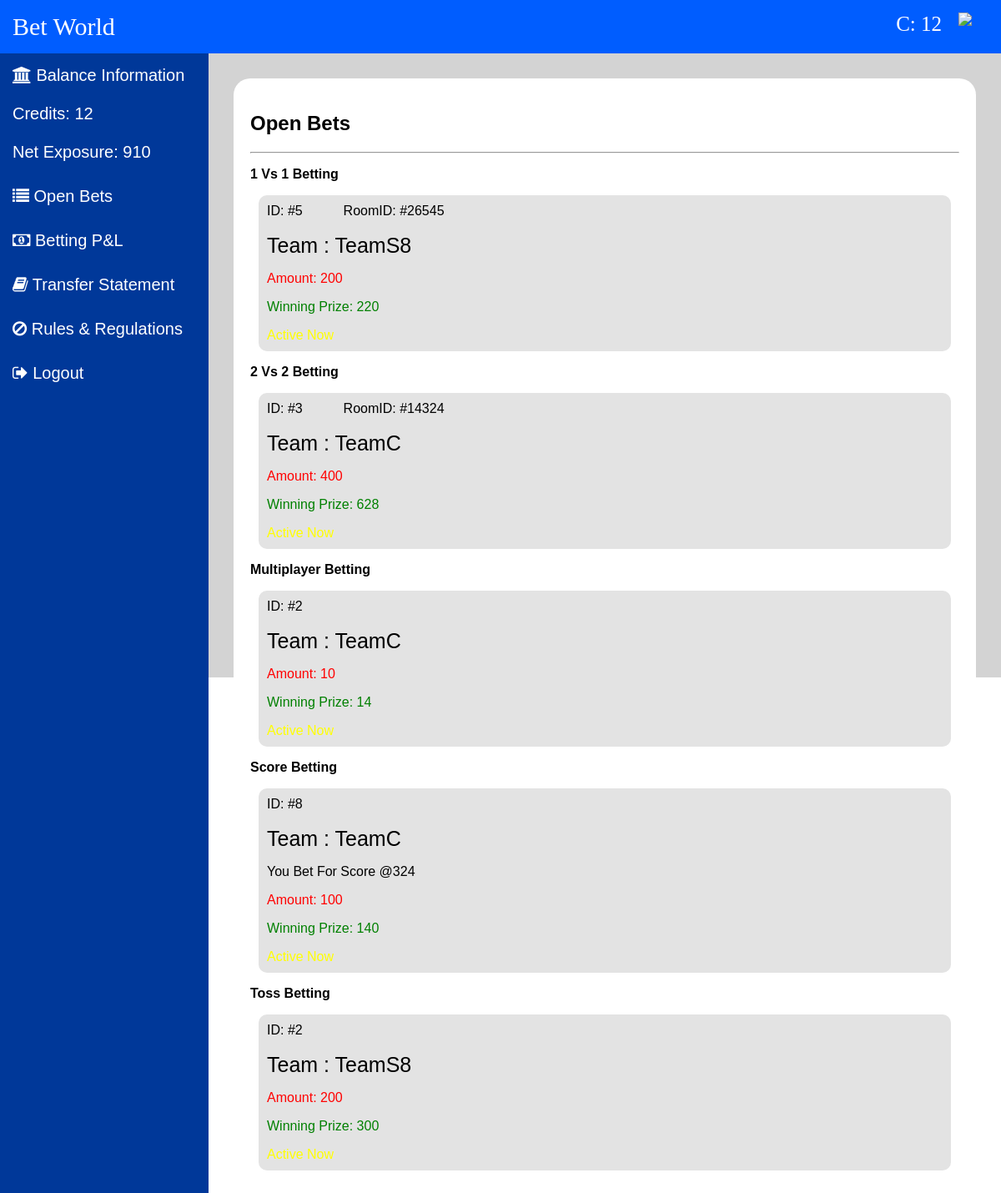
/bettingpnl.php (signed in), run on an earlier commit of the app's database.
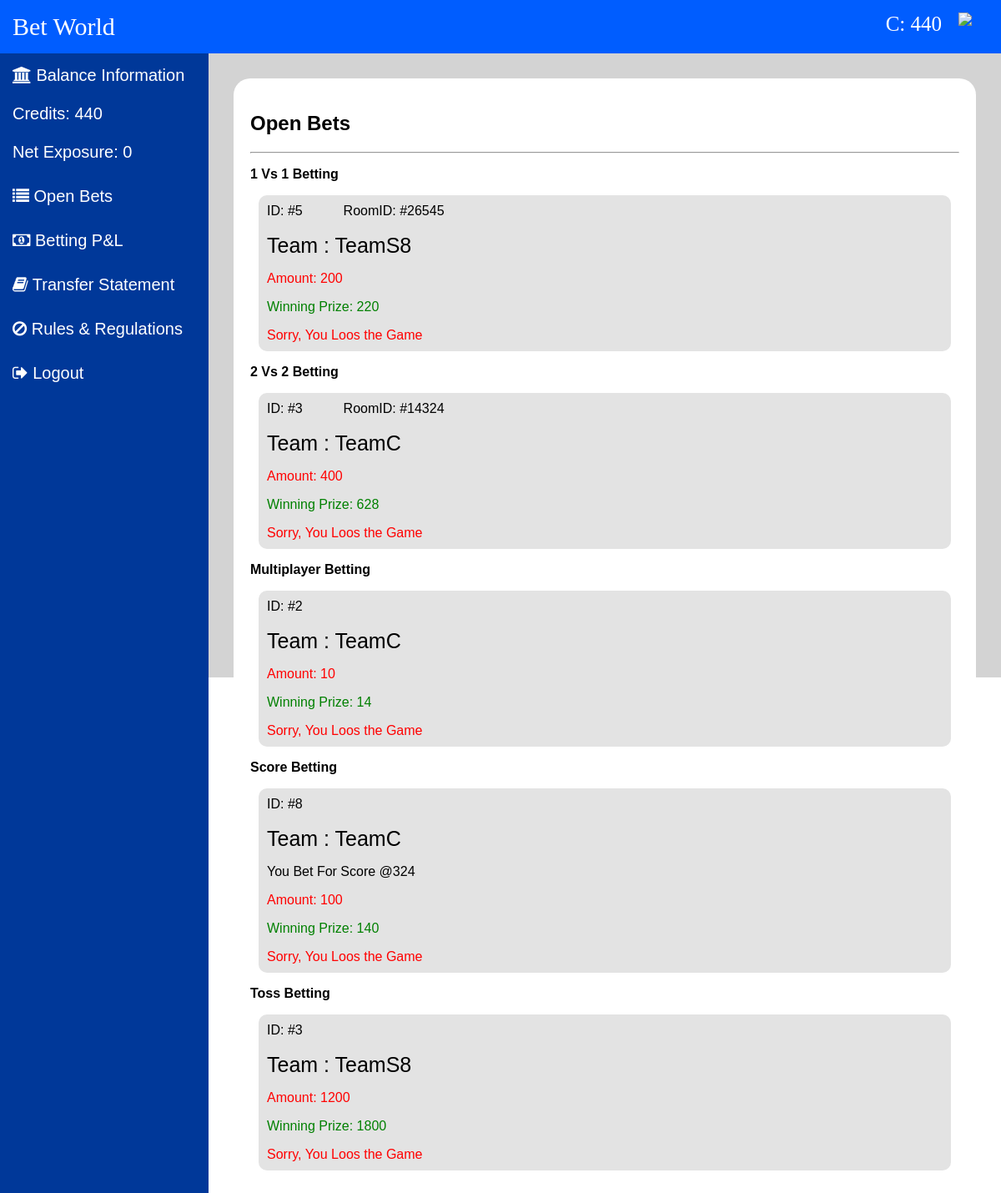
And on a later commit of the database.
### tables this page shows
CREATE TABLE `users` (
  `id` int(11) NOT NULL,
  `name` varchar(1100) NOT NULL,
  `username` varchar(1100) NOT NULL,
  `email` varchar(1100) NOT NULL,
  `password` varchar(1100) NOT NULL,
  `phone` varchar(1100) NOT NULL,
  `credits` int(11) NOT NULL,
  `status` int(11) NOT NULL
);

CREATE TABLE `1v1bet` (
  `id` int(11) NOT NULL,
  `roomid` int(11) NOT NULL,
  `username` varchar(1100) NOT NULL,
  `tossid` int(11) NOT NULL,
  `team` varchar(1100) NOT NULL,
  `amount` int(11) NOT NULL,
  `anoutwin` int(11) NOT NULL,
  `status` int(11) NOT NULL
);

CREATE TABLE `2v2bet` (
  `id` int(11) NOT NULL,
  `roomid` int(11) NOT NULL,
  `username` varchar(1100) NOT NULL,
  `tossid` int(11) NOT NULL,
  `team` varchar(1100) NOT NULL,
  `amount` int(11) NOT NULL,
  `anoutwin` int(11) NOT NULL,
  `status` int(11) NOT NULL
);

CREATE TABLE `multiplayerbet` (
  `id` int(11) NOT NULL,
  `username` varchar(1100) NOT NULL,
  `tossid` int(11) NOT NULL,
  `team` varchar(1100) NOT NULL,
  `amount` int(11) NOT NULL,
  `anoutwin` int(11) NOT NULL,
  `status` int(11) NOT NULL
);

CREATE TABLE `scorebet` (
  `id` int(11) NOT NULL,
  `username` varchar(1100) NOT NULL,
  `tossid` int(11) NOT NULL,
  `team` varchar(1100) NOT NULL,
  `score` int(11) NOT NULL,
  `amount` int(11) NOT NULL,
  `anoutwin` int(11) NOT NULL,
  `status` int(11) NOT NULL
);

CREATE TABLE `tossbet` (
  `id` int(11) NOT NULL,
  `username` varchar(1100) NOT NULL,
  `tossid` int(11) NOT NULL,
  `team` varchar(1100) NOT NULL,
  `amount` int(11) NOT NULL,
  `anoutwin` int(11) NOT NULL,
  `status` int(11) NOT NULL
);

### assets/import/config.php (called while the page is built, shortened)
<?php
$SiteName = "Bet World";
function exposer($con,$username){
    $returnVal = 0;
    $sql = "SELECT * FROM `1v1bet` WHERE `username` = '$username' and `status` = 1 ";
    $result = mysqli_query($con, $sql);
    if (mysqli_num_rows($result) > 0) {
        while($row = mysqli_fetch_array($result)){
            $returnVal += $row[5];
        }
    }
    $sql = "SELECT * FROM `2v2bet` WHERE `username` = '$username' and `status` = 1 ";
    $result = mysqli_query($con, $sql);
    if (mysqli_num_rows($result) > 0) {
        while($row = mysqli_fetch_array($result)){
            $returnVal += $row[5];
        }
    }
    $sql = "SELECT * FROM `multiplayerbet` WHERE `username` = '$username' and `status` = 1 ";
    $result = mysqli_query($con, $sql);
    if (mysqli_num_rows($result) > 0) {
        while($row = mysqli_fetch_array($result)){
            $returnVal += $row[4];
        }
    }
    $sql = "SELECT * FROM `scorebet` WHERE `username` = '$username' and `status` = 1 ";
    $result = mysqli_query($con, $sql);
    if (mysqli_num_rows($result) > 0) {
        while($row = mysqli_fetch_array($result)){
            $returnVal += $row[5];
        }
    }
    $sql = "SELECT * FROM `tossbet` WHERE `username` = '$username' and `status` = 1 ";
    $result = mysqli_query($con, $sql);
    if (mysqli_num_rows($result) > 0) {
        while($row = mysqli_fetch_array($result)){
            $returnVal += $row[4];
        }
    }
    return $returnVal;
}
?>

### bettingpnl.php (the view, shortened to what this page needs)
<?php
require_once 'assets/import/config.php';
if (isset($_COOKIE["login"])) {
    $username = $_COOKIE["username"];
}
$sql = "SELECT * FROM `users` WHERE `username` = '$username' ";
$result = mysqli_query($con, $sql);
if (mysqli_num_rows($result) > 0) {
    $row = mysqli_fetch_array($result);
    $credits = $row[6];
}
$netExposure = exposer($con, $username);
?>
<!DOCTYPE html>
<html>
<head>
    <link rel="stylesheet" href="css/dashboard.css">
    <link rel="stylesheet" href="https://cdnjs.cloudflare.com/ajax/libs/font-awesome/4.7.0/css/font-awesome.min.css">
</head>
<body>
    <header>
        <span id="sitetitle"><a href="dashboard.php"><?php echo $SiteName; ?></a></span>
        <span id="user"><img src="assets/img/avatar.png"></span>
        <span id="credits">C: <?php echo $credits ?></span>
    </header>
    <main>
        <div id="menu">
            <div id="items"><a><i class="fa fa-bank" aria-hidden="true"></i> Balance Information
                    <br><br>
                    Credits: <?php echo $credits ?>
                    <br><br>
                    Net Exposure: <?php echo $netExposure; ?>
                </a></div>
            <div id="items"><a href="openbets.php"><i class="fa fa-list" aria-hidden="true"></i> Open Bets</a></div>
            <div id="items"><a href="bettingpnl.php"><i class="fa fa-money" aria-hidden="true"></i> Betting P&L</a></div>
            <div id="items"><a href="transfer.php"><i class="fa fa-book" aria-hidden="true"></i> Transfer Statement</a></div>
            <div id="items"><a href="rules.php"><i class="fa fa-ban" aria-hidden="true"></i> Rules & Regulations</a></div>
            <div id="items"><a href="logout.php"><i class="fa fa-sign-out" aria-hidden="true"></i> Logout</a></div>
        </div>
        <div id="content">
            <div id="box">
                <h2>Open Bets</h2>
                <hr>
                <p><b>1 Vs 1 Betting</b></p>
                <?php
                $sql = "SELECT * FROM `1v1bet` WHERE `username` = '$username' ";
                $result = mysqli_query($con, $sql);
                if (mysqli_num_rows($result) > 0) {
                    while ($row = mysqli_fetch_array($result)) {
                        echo "
                         <div style='padding: 10px; margin: 10px; background: #e3e3e3; border-radius: 10px;'>
                         ID: #$row[0] &nbsp; &nbsp;&nbsp; &nbsp;&nbsp; &nbsp; RoomID: #$row[1]
                         <br>
                         <br>
                         <span style='font-size: 25px;'>Team : $row[4]</span>
                         <p style='color: red;'> Amount: $row[5]</p>
                         <p style='color: green;'> Winning Prize: $row[6]</p>
                         ";
                        if ($row[7] == 1) {
                            echo "<span style='color: yellow;'>Active Now</span>";
                        } elseif ($row[7] == 0) {
                            echo "<span style='color: red;'>Sorry, You Loos the Game</span>";
                        } elseif ($row[7] == 2) {
                            echo "<span style='color: green;'>Yeah! You Won</span>";
                        }
                        echo "</div>";
                    }
                } else {
                    echo "No Bets Available";
                }
                ?>
                <p><b>2 Vs 2 Betting</b></p>
                <?php
                $sql = "SELECT * FROM `2v2bet` WHERE `username` = '$username' ";
                $result = mysqli_query($con, $sql);
                if (mysqli_num_rows($result) > 0) {
                    while ($row = mysqli_fetch_array($result)) {
                        echo "
                         <div style='padding: 10px; margin: 10px; background: #e3e3e3; border-radius: 10px;'>
                         ID: #$row[0] &nbsp; &nbsp;&nbsp; &nbsp;&nbsp; &nbsp; RoomID: #$row[1]
                         <br>
                         <br>
                         <span style='font-size: 25px;'>Team : $row[4]</span>
                         <p style='color: red;'> Amount: $row[5]</p>
                         <p style='color: green;'> Winning Prize: $row[6]</p>
                         ";
                        if ($row[7] == 1) {
                            echo "<span style='color: yellow;'>Active Now</span>";
                        } elseif ($row[7] == 0) {
                            echo "<span style='color: red;'>Sorry, You Loos the Game</span>";
                        } elseif ($row[7] == 2) {
                            echo "<span style='color: green;'>Yeah! You Won</span>";
                        }
                        echo "</div>";
                    }
                } else {
                    echo "No Bets Available";
                }
                ?>
                <p><b>Multiplayer Betting</b></p>
                <?php
                $sql = "SELECT * FROM `multiplayerbet` WHERE `username` = '$username' ";
                $result = mysqli_query($con, $sql);
                if (mysqli_num_rows($result) > 0) {
                    while ($row = mysqli_fetch_array($result)) {
                        echo "
                         <div style='padding: 10px; margin: 10px; background: #e3e3e3; border-radius: 10px;'>
                         ID: #$row[0]
                         <br>
                         <br>
                         <span style='font-size: 25px;'>Team : $row[3]</span>
                         <p style='color: red;'> Amount: $row[4]</p>
                         <p style='color: green;'> Winning Prize: $row[5]</p>
                         ";
                        if ($row[6] == 1) {
                            echo "<span style='color: yellow;'>Active Now</span>";
                        } elseif ($row[6] == 0) {
                            echo "<span style='color: red;'>Sorry, You Loos the Game</span>";
                        } elseif ($row[6] == 2) {
                            echo "<span style='color: green;'>Yeah! You Won</span>";
                        }
                        echo "</div>";
                    }
                } else {
                    echo "No Bets Available";
                }
                ?>
                <p><b>Score Betting</b></p>
                <?php
                $sql = "SELECT * FROM `scorebet` WHERE `username` = '$username'  ";
                $result = mysqli_query($con, $sql);
                if (mysqli_num_rows($result) > 0) {
                    while ($row = mysqli_fetch_array($result)) {
                        echo "
                         <div style='padding: 10px; margin: 10px; background: #e3e3e3; border-radius: 10px;'>
                         ID: #$row[0]
                         <br>
                         <br>
                         <span style='font-size: 25px;'>Team : $row[3]</span>
                         <p>You Bet For Score @$row[4]</p>
                         <p style='color: red;'> Amount: $row[5]</p>
                         <p style='color: green;'> Winning Prize: $row[6]</p>
                         ";
                        if ($row[7] == 1) {
                            echo "<span style='color: yellow;'>Active Now</span>";
                        } elseif ($row[7] == 0) {
                            echo "<span style='color: red;'>Sorry, You Loos the Game</span>";
                        } elseif ($row[7] == 2) {
                            echo "<span style='color: green;'>Yeah! You Won</span>";
                        }
                        echo "</div>";
                    }
                } else {
                    echo "No Bets Available";
                }
                ?>
                <p><b>Toss Betting</b></p>
                <?php
                $sql = "SELECT * FROM `tossbet` WHERE `username` = '$username' ";
                $result = mysqli_query($con, $sql);
                if (mysqli_num_rows($result) > 0) {
                    while ($row = mysqli_fetch_array($result)) {
                        echo "
                         <div style='padding: 10px; margin: 10px; background: #e3e3e3; border-radius: 10px;'>
                         ID: #$row[0]
                         <br>
                         <br>
                         <span style='font-size: 25px;'>Team : $row[3]</span>
                         <p style='color: red;'> Amount: $row[4]</p>
                         <p style='color: green;'> Winning Prize: $row[5]</p>
                         ";
                        if ($row[6] == 1) {
                            echo "<span style='color: yellow;'>Active Now</span>";
                        } elseif ($row[6] == 0) {
                            echo "<span style='color: red;'>Sorry, You Loos the Game</span>";
                        } elseif ($row[6] == 2) {
                            echo "<span style='color: green;'>Yeah! You Won</span>";
                        }
                        echo "</div>";
                    }
                } else {
                    echo "No Bets Available";
                }
                ?>
            </div>
        </div>
    </main>
</body>
</html>

### css/dashboard.css (style rules this page uses)
body { margin: 0; }
header { background: #005dff; padding: 15px; color: white; position: -webkit-sticky; position: sticky; top: 0px; }
header span#sitetitle { font-size: 30px; color: white; }
header span#sitetitle a { text-decoration: none; color: white; }
header span#credits { font-size: 25px; text-align: center; float: right; margin-right: 20px; }
header span#user { float: right; margin-right: 20px; }
header span#user img { height: 50px; }
main { margin: 0px; }
main div#menu { margin: 0px; background: #003899; width: 250px; height: 100%; position: fixed; }
main div#menu div#items { padding: 15px; list-style-type: none; }
main div#menu div#items a { color: white; font-family: Arial, Helvetica, sans-serif; text-align: center; text-decoration: none; font-size: 20px; }
main div#content { margin-left: 250px; background: #d3d3d3; padding: 30px; height: 86vh; }
main div#box { background: white; padding: 20px; border: none; border-radius: 20px; font-family: Arial, Helvetica, sans-serif; }

What changed in the data, as far as the page shows it:
removed tossbet: id "2", team "TeamS8", amount "200", anoutwin "300"
changed users: credits "12" → "440"
changed 1v1bet "TeamS8": now shows "Sorry, You Loos the Game"
changed 2v2bet "TeamC": now shows "Sorry, You Loos the Game"
changed multiplayerbet "TeamC": now shows "Sorry, You Loos the Game"
changed scorebet "TeamC": now shows "Sorry, You Loos the Game"
added tossbet: id "3", team "TeamS8", amount "1200", anoutwin "1800", status "Sorry, You Loos the Game"
Also different on the page:
$netExposure: "910" → "0"
